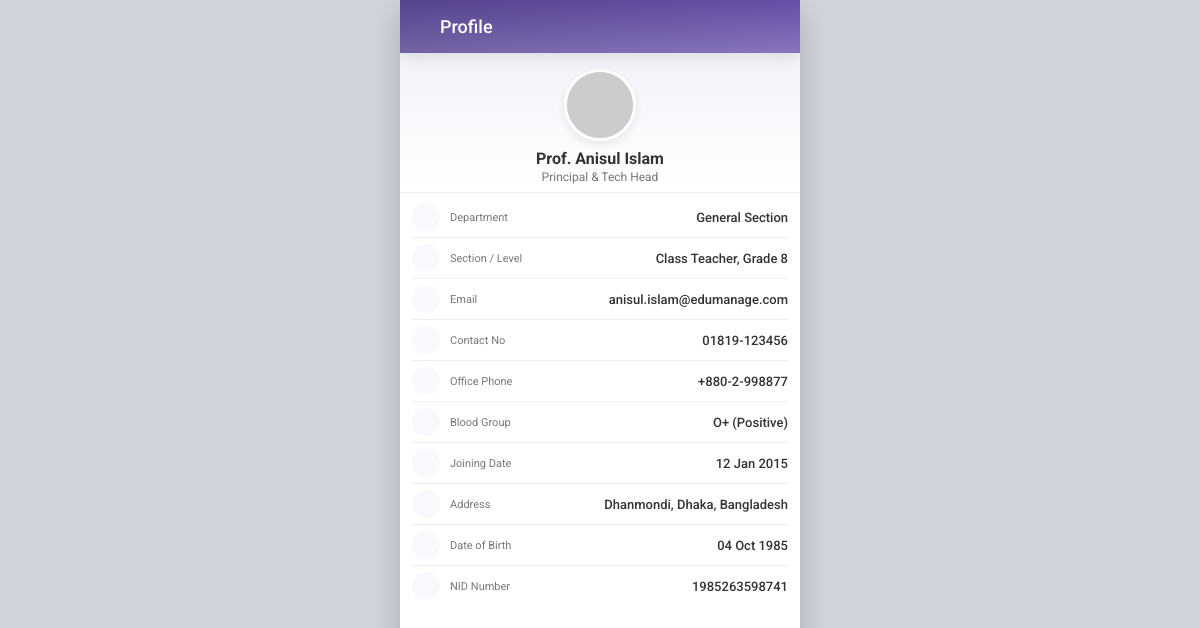
Page /index.php?controller=teacher&action=profile (signed in) on the committed database.
### tables this page shows
CREATE TABLE teachers (
            id INTEGER PRIMARY KEY AUTOINCREMENT,
            user_id INTEGER NOT NULL REFERENCES users(id) ON DELETE CASCADE,
            full_name TEXT NOT NULL,
            designation TEXT NOT NULL,
            dept TEXT DEFAULT 'General Section',
            level TEXT,
            email TEXT,
            phone TEXT,
            office_phone TEXT,
            blood_group TEXT,
            joining_date TEXT,
            address TEXT,
            dob TEXT,
            nid TEXT,
            avatar TEXT
        );

### core/Controller.php (called while the page is built)
<?php
class Controller {
    public function render($view, $data = []) {
        extract($data);
        include 'views/layouts/header.php';
        include 'views/' . $view . '.php';
        include 'views/layouts/footer.php';
    }
}

### controllers/TeacherController.php (called while the page is built, shortened)
<?php
class TeacherController extends Controller {
    public function profile() {
        $data = [
            'profile' => TeacherModel::getProfile()
        ];
        $this->render('teacher/profile', $data);
    }
}

### models/TeacherModel.php (called while the page is built, shortened)
<?php
class TeacherModel extends Model {
    public static function getProfile() {
        $db = self::getDB();
        $userId = isset($_SESSION['user_id']) ? $_SESSION['user_id'] : 2;
        if ($db) {
            $stmt = $db->prepare("SELECT * FROM teachers WHERE user_id = :user_id");
            $stmt->execute(['user_id' => $userId]);
            $profile = $stmt->fetch(PDO::FETCH_ASSOC);
            if ($profile) {
                return [
                    'name' => $profile['full_name'],
                    'designation' => $profile['designation'],
                    'dept' => $profile['dept'],
                    'level' => $profile['level'],
                    'email' => $profile['email'],
                    'phone' => $profile['phone'],
                    'officePhone' => $profile['office_phone'],
                    'bloodGroup' => $profile['blood_group'],
                    'joiningDate' => $profile['joining_date'],
                    'address' => $profile['address'],
                    'dob' => $profile['dob'],
                    'nid' => $profile['nid'],
                    'avatarSeed' => $profile['avatar']
                ];
            }
        }
        return [
            'name' => 'Prof. Anisul Islam',
            'designation' => 'Principal & Tech Head',
            'dept' => 'General Section',
            'level' => 'Class Teacher, Grade 8',
            'email' => 'anisul.islam@edumanage.com',
            'phone' => '01819-123456',
            'officePhone' => '+880-2-998877',
            'bloodGroup' => 'O+ (Positive)',
            'joiningDate' => '12 Jan 2015',
            'address' => 'Dhanmondi, Dhaka, Bangladesh',
            'dob' => '04 Oct 1985',
            'nid' => '1985263598741',
            'avatarSeed' => 'Anisul'
        ];
    }
}

### views/teacher/profile.php (the view)
<div id="teacherProfileView" class="view active">
    <div class="profile-header-bg">
        <div class="profile-pic-large">
            <img id="teacherProfileAvatar" src="https://api.dicebear.com/7.x/avataaars/svg?seed=Anisul&backgroundColor=8E7CC3" alt="Profile">
        </div>
        <div class="profile-name" id="teacherProfileName"><?php echo htmlspecialchars($profile['name']); ?></div>
        <div class="profile-id" id="teacherProfileDesignation"><?php echo htmlspecialchars($profile['designation']); ?></div>
    </div>
    <ul class="info-list">
        <li class="info-item">
            <div class="info-icon"><i class="ph-fill ph-chalkboard"></i></div>
            <div class="info-label">Department</div>
            <div class="info-value" id="teacherProfileDept"><?php echo htmlspecialchars($profile['dept']); ?></div>
        </li>
        <li class="info-item">
            <div class="info-icon"><i class="ph-fill ph-users-three"></i></div>
            <div class="info-label">Section / Level</div>
            <div class="info-value" id="teacherProfileLevel"><?php echo htmlspecialchars($profile['level']); ?></div>
        </li>
        <li class="info-item">
            <div class="info-icon"><i class="ph-fill ph-envelope"></i></div>
            <div class="info-label">Email</div>
            <div class="info-value" id="teacherProfileEmail"><?php echo htmlspecialchars($profile['email']); ?></div>
        </li>
        <li class="info-item">
            <div class="info-icon"><i class="ph-fill ph-phone"></i></div>
            <div class="info-label">Contact No</div>
            <div class="info-value" id="teacherProfileContact"><?php echo htmlspecialchars($profile['phone']); ?></div>
        </li>
        <li class="info-item">
            <div class="info-icon"><i class="ph-fill ph-phone-call"></i></div>
            <div class="info-label">Office Phone</div>
            <div class="info-value" id="teacherProfileOffice"><?php echo htmlspecialchars($profile['officePhone']); ?></div>
        </li>
        <li class="info-item">
            <div class="info-icon"><i class="ph-fill ph-drop"></i></div>
            <div class="info-label">Blood Group</div>
            <div class="info-value" id="teacherProfileBlood"><?php echo htmlspecialchars($profile['bloodGroup']); ?></div>
        </li>
        <li class="info-item">
            <div class="info-icon"><i class="ph-fill ph-calendar-blank"></i></div>
            <div class="info-label">Joining Date</div>
            <div class="info-value" id="teacherProfileJoin"><?php echo htmlspecialchars($profile['joiningDate']); ?></div>
        </li>
        <li class="info-item">
            <div class="info-icon"><i class="ph-fill ph-map-pin"></i></div>
            <div class="info-label">Address</div>
            <div class="info-value" id="teacherProfileAddress"><?php echo htmlspecialchars($profile['address']); ?></div>
        </li>
        <li class="info-item">
            <div class="info-icon"><i class="ph-fill ph-calendar"></i></div>
            <div class="info-label">Date of Birth</div>
            <div class="info-value" id="teacherProfileDOB"><?php echo htmlspecialchars($profile['dob']); ?></div>
        </li>
        <li class="info-item">
            <div class="info-icon"><i class="ph-fill ph-identification-card"></i></div>
            <div class="info-label">NID Number</div>
            <div class="info-value" id="teacherProfileNID"><?php echo htmlspecialchars($profile['nid']); ?></div>
        </li>
    </ul>
</div>

### assets/css/style.css (style rules this page uses)
:root { --brand-color: #8E7CC3; --brand-dark: #674EA7; --bg-color: #f7f7f7; --white: #ffffff; --text-main: #333333; --text-light: #777777; --border-color: #eeeeee; --success: #2ecc71; --error: #e74c3c; --warning: #f39c12; --info: #3498db; --space-xs: 4px; --space-sm: 8px; --space-md: 16px; --space-lg: 24px; --space-xl: 32px; }
* { margin: 0; padding: 0; box-sizing: border-box; -webkit-tap-highlight-color: transparent; font-family: 'Roboto', sans-serif; }
html, body { height: 100%; }
body { background-color: #d1d5db; display: flex; justify-content: center; align-items: center; min-height: 100vh; }
.view { display: none; animation: fadeIn 0.3s ease; }
.view.active { display: block; }
.profile-header-bg { background: linear-gradient(180deg, rgba(142,124,195,0.1) 0%, rgba(255,255,255,0) 100%); background-size: cover; background-position: center; background-repeat: no-repeat; padding: 16px 16px 8px; text-align: center; border-bottom: 1px solid var(--border-color); }
.profile-pic-large { width: 72px; height: 72px; border-radius: 50%; border: 3px solid var(--white); box-shadow: 0 4px 10px rgba(0,0,0,0.08); margin: 0 auto 8px; background-color: #e6e0f8; overflow: hidden; }
.profile-pic-large img { width: 100%; height: 100%; object-fit: cover; }
.profile-name { font-size: 16px; font-weight: 700; color: var(--text-main); margin-bottom: 2px; }
.profile-id { font-size: 12px; color: var(--text-light); }
.info-list { padding: 4px 12px; list-style: none; }
.info-item { display: flex; align-items: center; padding: 6px 0; border-bottom: 1px solid var(--border-color); }
.info-item:last-child { border-bottom: none; }
.info-icon { width: 28px; height: 28px; border-radius: 50%; background: rgba(142,124,195,0.05); color: var(--brand-color); display: flex; align-items: center; justify-content: center; font-size: 14px; margin-right: 10px; }
.info-label { font-size: 11px; color: var(--text-light); flex: 1; }
.info-value { font-size: 13px; font-weight: 500; color: var(--text-main); text-align: right; max-width: 60%; }

### rows in the picture
teachers: full_name "Prof. Anisul Islam", designation "Principal & Tech Head", dept "General Section", level "Class Teacher, Grade 8", email "anisul.islam@edumanage.com", phone "01819-123456", office_phone "+880-2-998877", blood_group "O+ (Positive)", joining_date "12 Jan 2015", address "Dhanmondi, Dhaka, Bangladesh", dob "04 Oct 1985", nid "1985263598741"

### other values in the picture
$title "Profile"
